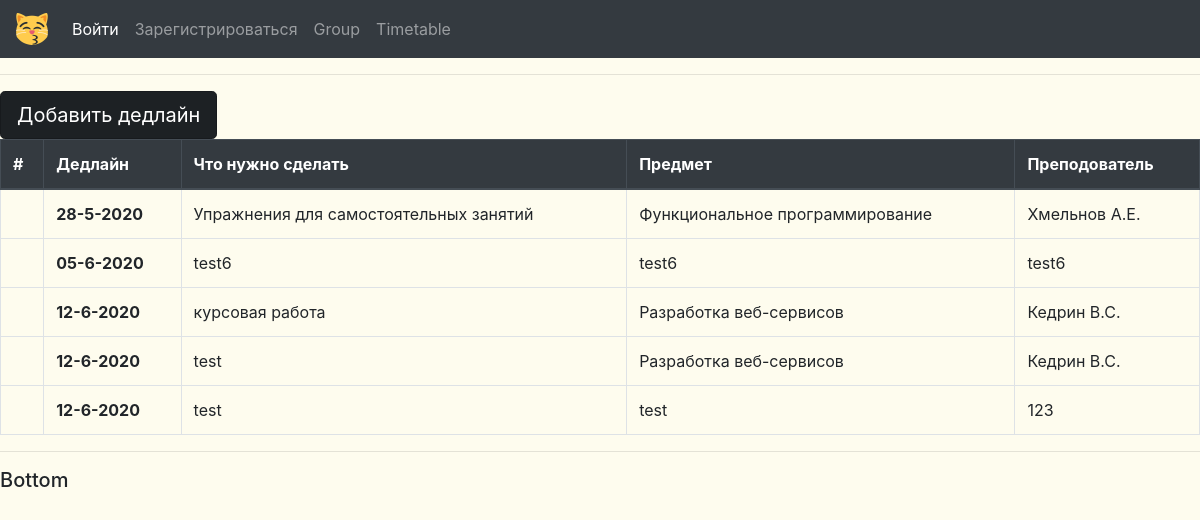
The page /deadlines/ on the database its author committed.
### login/models.py (models this page shows, shortened)
class deadlines(models.Model):
    deadlines = models.DateTimeField()
    name = models.CharField(max_length=250, null=True)
    description = models.CharField(max_length=250, null=True)
    subject = models.CharField(max_length=250, null=True)
    teacher = models.CharField(max_length=150, null=True)
    group = models.CharField(max_length=150, null=True)

### login/templates/login/deadlines_list.html (shortened to what this page needs)
{% extends 'login/main.html' %}
{% block content %}
<a href="add" class="btn btn-dark btn-lg active " role="button" aria-pressed="true">Добавить дедлайн</a>
<table class="table table-bordered">
    <thead class="thead-dark">
      <tr>
        <th>#</th>
        <th>Дедлайн</th>
        <th>Что нужно сделать</th>
        <th>Предмет</th>
        <th>Преподователь</th>
      </tr>
    </thead>
    <tbody>
        {%  for val in object_list %}
            <tr>
                <th scope="row"></th>
                <th>{{val.deadlines|date:"d-n-Y"}}</th>
                <td>{{val.name}}</td>
                <td>{{val.subject}}</td>
                <td>{{val.teacher}}</td>
            </tr>
        {%  endfor %}
    </tbody>
  </table>
{% endblock%}

### dafuq/static/css/main.css (style rules this page uses)
body { background-color: #fefcee; }

### rows shown on the page
deadlines: deadlines "28-5-2020", name "Упражнения для самостоятельных занятий", subject "Функциональное программирование", teacher "Хмельнов А.Е."
deadlines: deadlines "05-6-2020", name "test6", subject "test6", teacher "test6"
deadlines: deadlines "12-6-2020", name "курсовая работа", subject "Разработка веб-сервисов", teacher "Кедрин В.С."
deadlines: deadlines "12-6-2020", name "test", subject "Разработка веб-сервисов", teacher "Кедрин В.С."
deadlines: deadlines "12-6-2020", name "test", subject "test", teacher "123"
